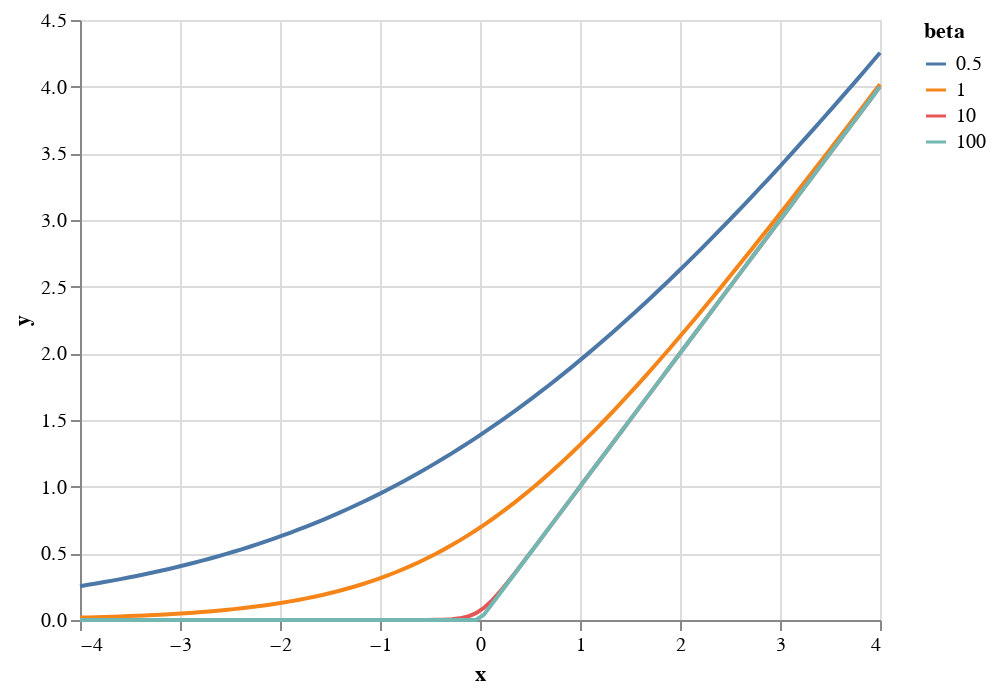

Notebook cell for this chart:
### Code cell
alt.Chart(data).mark_line().encode(
    alt.X('x:Q'),
    alt.Y('y:Q'),
    alt.Color('beta:N')
)

### Figure 1 — Vega-Lite specification as saved in the notebook (floating-point values rounded to 4 significant figures; data arrays with more than 128 entries replaced by an {"elided": "..."} marker saying what was removed)
{"config": {"view": {"continuousWidth": 400, "continuousHeight": 300}}, "data": {"name": "data-5d3de64e358a2df0ccf49fd738c2e7fa"}, "mark": "line", "encoding": {"color": {"type": "nominal", "field": "beta"}, "x": {"type": "quantitative", "field": "x"}, "y": {"type": "quantitative", "field": "y"}}, "$schema": "https://vega.github.io/schema/vega-lite/v4.0.2.json", "datasets": {"data-5d3de64e358a2df0ccf49fd738c2e7fa": {"elided": "400 records"}}}
